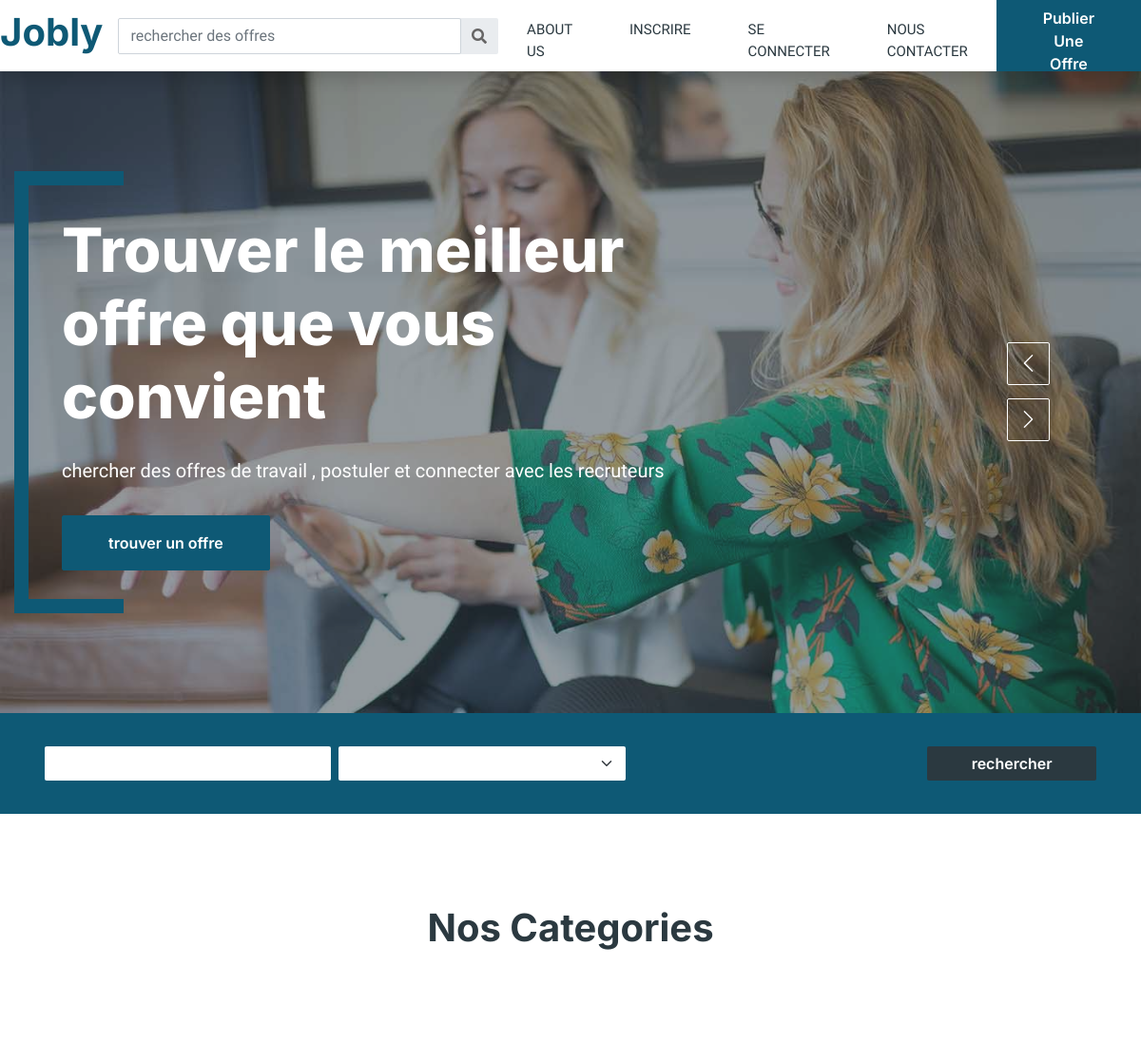
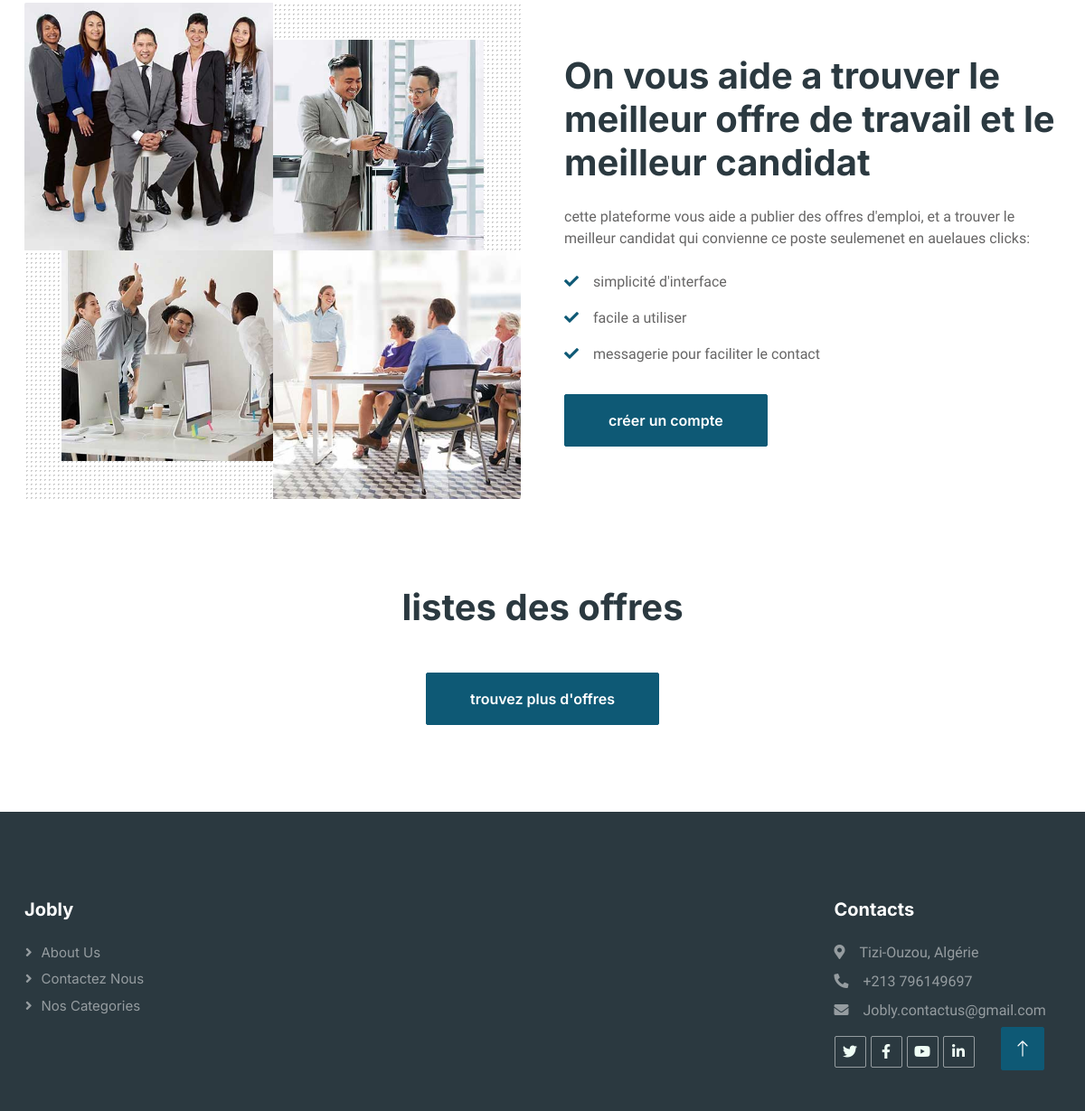
The page /View/index.php on the database as committed earlier (2 pictures, top to bottom).
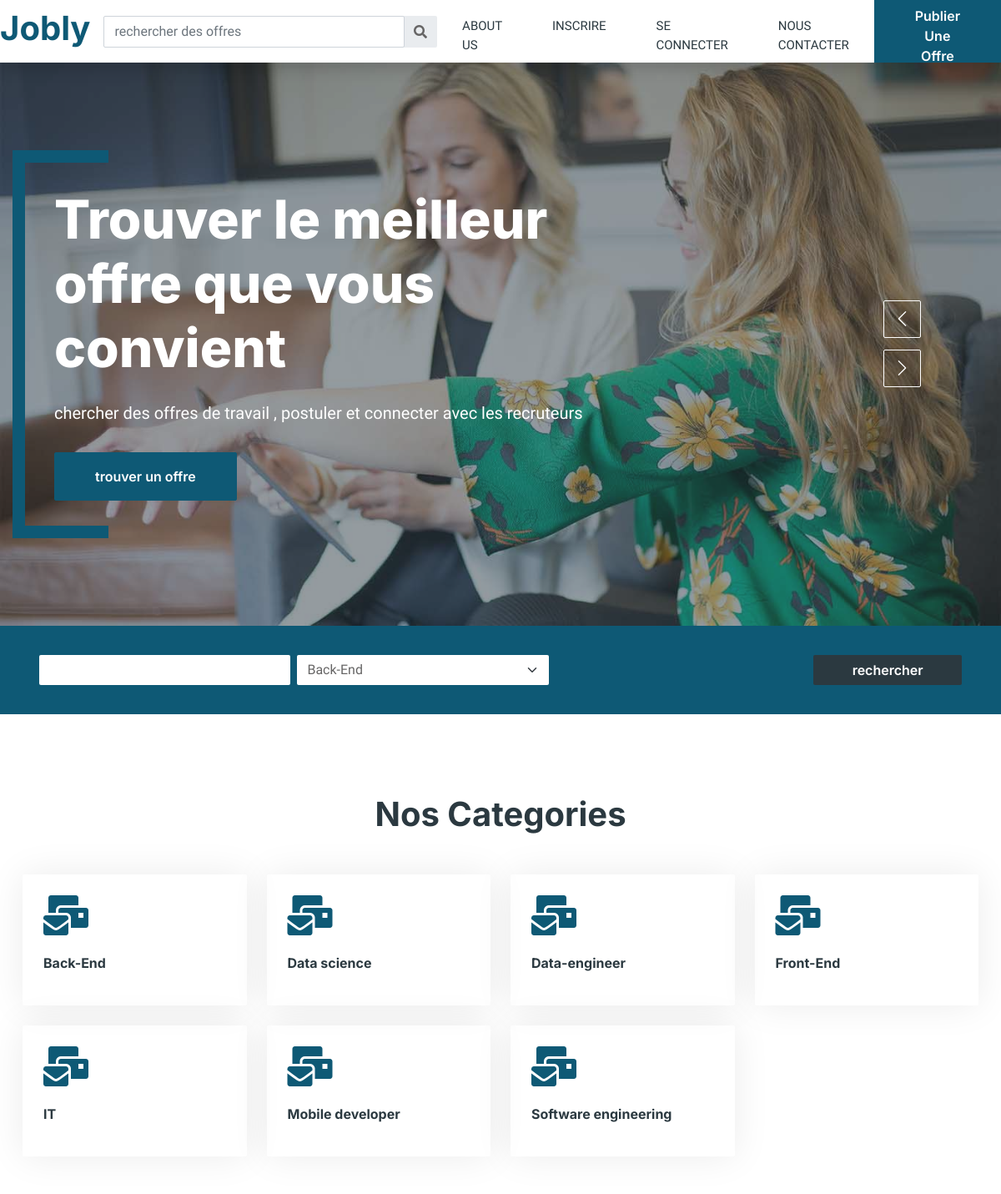
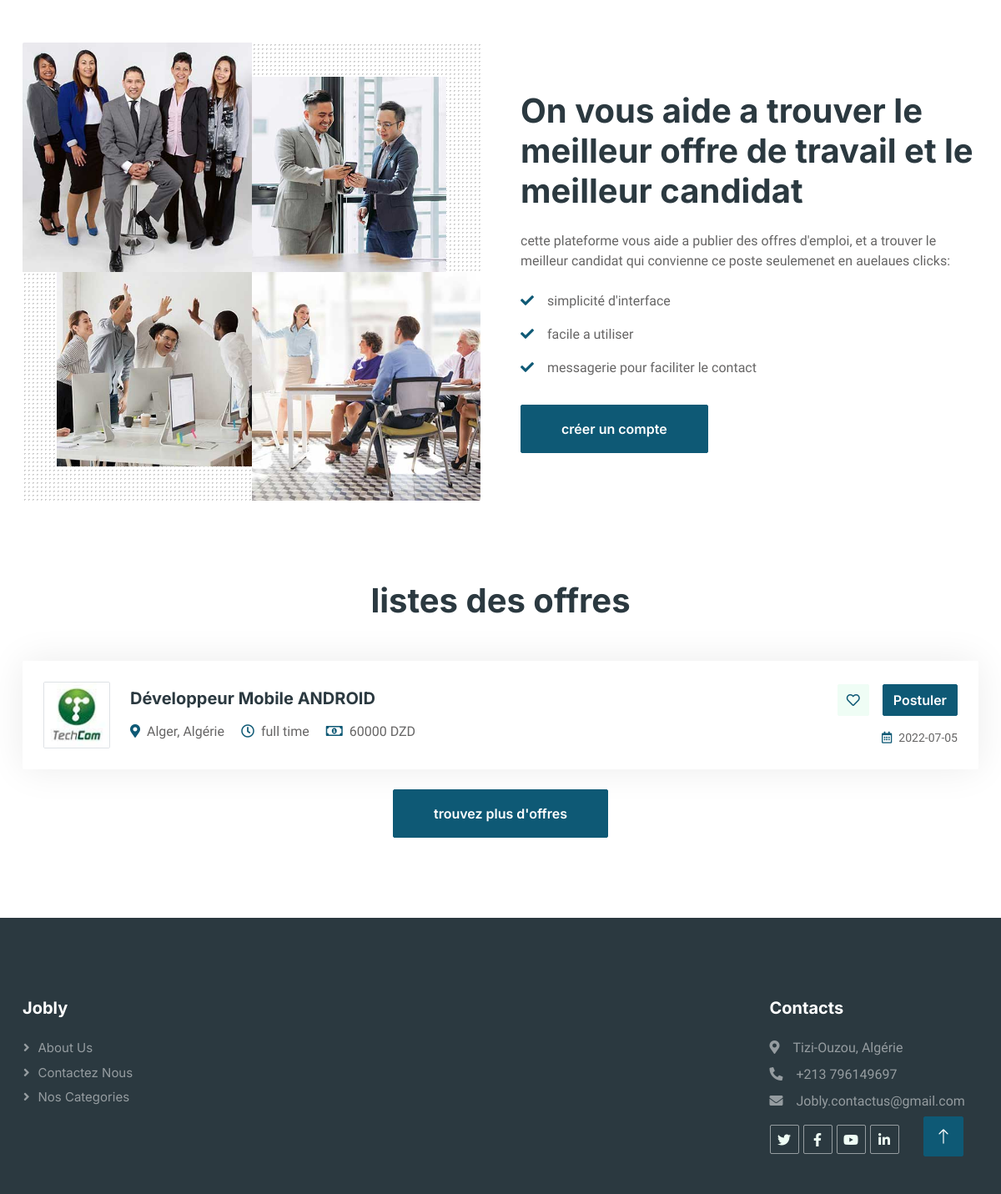
The same page on the database as committed later (2 pictures, top to bottom).
### tables this page shows
CREATE TABLE `category` (
  `nom` varchar(255) NOT NULL
);

CREATE TABLE `jobs` (
  `job_id` int(11) NOT NULL,
  `title` varchar(255) NOT NULL,
  `job_desc` longtext NOT NULL,
  `salary` int(10) NOT NULL,
  `type` varchar(255) NOT NULL,
  `place` varchar(255) NOT NULL,
  `user_email` varchar(50) NOT NULL,
  `date` date NOT NULL DEFAULT current_timestamp(),
  `category` varchar(250) NOT NULL
);

### Libraries/Database.php (called while the page is built, shortened)
<?php
    class Database{
        private $user = 'root';
        private $pass = '';
        private $dbh;
        private $stmt;
        public function __construct(){
            $dsn="mysql:host=localhost;dbname=e-recrutement";
            $options = array(
                PDO::ATTR_PERSISTENT => true,
                PDO::ATTR_ERRMODE => PDO::ERRMODE_EXCEPTION
            );
            try{
                $this->dbh = new PDO($dsn,$this->user,$this->pass,$options);
            }catch(PDOException $e){
                $this->error = $e->getMessage();
                echo $this->error;
            }
        }
        public function query($sql){
            $this->stmt = $this->dbh->prepare($sql);
        }
        public function execute(){
            return $this->stmt->execute();
        }
        public function resultSet(){
            $this->execute();
            return $this->stmt->fetchAll(PDO::FETCH_OBJ);
        }
        public function rowCount(){
            return $this->stmt->rowCount();
        }
    }
?>

### Controller/Categories.php (called while the page is built, shortened)
<?php
    require_once "c:/xampp/htdocs/dev.jobly.com/Model/Category.php";
    class Categories{
        private $categoryModel;
        public function __construct(){
            $this->categoryModel = new Category;
        }
        public function getCategories(){
            $categories = $this->categoryModel->getCategories();
            if($categories){
                return $categories;
            }else{
                return Array();
            }
        }
    }
?>

### Model/Category.php (called while the page is built, shortened)
<?php
    require_once "c:/xampp/htdocs/dev.jobly.com/Libraries/Database.php";
    class Category{
        private $db;
        public function __construct(){
            $this->db = new Database;
        }
        public function getCategories(){
            $this->db->query('SELECT * FROM category');
            $row = $this->db->resultSet();
            if($this->db->rowCount() > 0){
                return $row;
            }else{
                return false;
            }
        }
    }
?>

### Controller/Jobs.php (called while the page is built, shortened)
<?php
    require_once "c:/xampp/htdocs/dev.jobly.com/Model/Job.php";
    class Jobs{
        private $jobModel;
        public function __construct(){
            $this->jobModel = new Job;
        }
        public function getAllJobs(){
            $jobs = $this->jobModel->getAllJobs();
            if($jobs){
                return $jobs;
            }else{
                return Array();
            }
        }
    }
?>

### Model/Job.php (called while the page is built, shortened)
<?php
    require_once "c:/xampp/htdocs/dev.jobly.com/Libraries/Database.php";
    class Job{
        private $db;
        public function __construct(){
            $this->db = new Database;
        }
        public function getAllJobs(){
            $this->db->query('SELECT * FROM jobs ORDER BY job_id DESC');
            $row = $this->db->resultSet();
            if($this->db->rowCount() > 0){
                return $row;
            }else{
                return false;
            }
        }
    }
?>

### View/index.php (the view, shortened to what the rows shown need)
<?php
    require "template/header.php";
    require_once "../Controller/Categories.php";
    require_once "../Controller/Jobs.php";
    $jobObject = new Jobs;
    $jobs = $jobObject->getAllJobs();
    $categoryObject = new Categories;
    $categories = $categoryObject->getCategories();
  ?>
        <div class="container-fluid p-0">
            <div class="owl-carousel header-carousel position-relative">
                <div class="owl-carousel-item position-relative">
                    <div class="position-absolute top-0 start-0 w-100 h-100 d-flex align-items-center" style="background: rgba(43, 57, 64, .5);">
                        <div class="container">
                            <div class="row justify-content-start">
                                <div class="col-10 col-lg-8">
                                    <h1 class="display-3 text-white animated slideInDown mb-4">Trouver le meilleur offre que vous convient</h1>
                                </div>
                            </div>
                        </div>
                    </div>
                </div>
            </div>
        </div>
        <div class="container-xxl py-5" id="category">
            <div class="container">
                <h1 class="text-center mb-5 wow fadeInUp" data-wow-delay="0.1s">Nos Categories</h1>
                <div class="row g-4">
                    <?php foreach($categories as $cat){
                        print '<div class="col-lg-3 col-sm-6 wow fadeInUp" data-wow-delay="0.1s">
                                    <a class="cat-item rounded p-4" href="search.php?cat='.$cat->nom.'">
                                        <i class="fa fa-3x fa-mail-bulk text-primary mb-4"></i>
                                        <h6 class="mb-3">'.$cat->nom.'</h6>
                                    </a>
                                </div>';
                    } ?>
                </div>
            </div>
        </div>
        <div class="container-xxl py-5">
            <div class="container">
                <div class="row g-5 align-items-center" id="aboutUs">
                    <div class="col-lg-6 wow fadeIn" data-wow-delay="0.5s">
                        <h1 class="mb-4">On vous aide a trouver le meilleur offre de travail et le meilleur candidat</h1>
                    </div>
                </div>
            </div>
        </div>
        <div class="container-xxl py-5">
            <div class="container">
                <h1 class="text-center mb-5 wow fadeInUp" data-wow-delay="0.1s">listes des offres</h1>
                <div class="tab-class text-center wow fadeInUp" data-wow-delay="0.3s">
                    <div class="tab-content">
                        <div id="tab-1" class="tab-pane fade show p-0 active">
                        <?php foreach ($jobs as $job){ ?>
                            <div class="job-item p-4 mb-4">
                                <div class="row g-4">
                                    <div class="col-sm-12 col-md-8 d-flex align-items-center">
                                        <img class="flex-shrink-0 img-fluid border rounded" src="img/com-logo-1.jpg" alt="" style="width: 80px; height: 80px;">
                                        <div class="text-start ps-4">
                                            <h5 class="mb-3"><?= $job->title; ?></h5>
                                            <span class="text-truncate me-3"><i class="fa fa-map-marker-alt text-primary me-2"></i><?= $job->place; ?></span>
                                            <span class="text-truncate me-3"><i class="far fa-clock text-primary me-2"></i><?= $job->type; ?></span>
                                            <span class="text-truncate me-0"><i class="far fa-money-bill-alt text-primary me-2"></i><?= $job->salary; ?> DZD</span>
                                        </div>
                                    </div>
                                    <div class="col-sm-12 col-md-4 d-flex flex-column align-items-start align-items-md-end justify-content-center">
                                        <div class="d-flex mb-3">
                                            <a class="btn btn-light btn-square me-3" href=""><i class="far fa-heart text-primary"></i></a>
                                            <a class="btn btn-primary" href="job-detail.php?id=<?= $job->job_id;?>">Postuler</a>
                                        </div>
                                        <small class="text-truncate"><i class="far fa-calendar-alt text-primary me-2"></i><?php echo $job->date; ?></small>
                                    </div>
                                </div>
                            </div>
                        <?php } ?>
                        </div>
                    </div>
                </div>
            </div>
        </div>
<?php require "template/footer.php"; ?>

Rows that differ between the two databases and show on the page:
added category: nom "Back-End"
added category: nom "Data science"
added category: nom "Data-engineer"
added category: nom "Front-End"
added category: nom "IT"
added category: nom "Mobile developer"
added category: nom "Software engineering"
added jobs: title "Développeur Mobile ANDROID", place "Alger, Algérie", type "full time", salary "60000", date "2022-07-05"
Other text that changed with them:
form field value: (not shown) → "Back-End"
